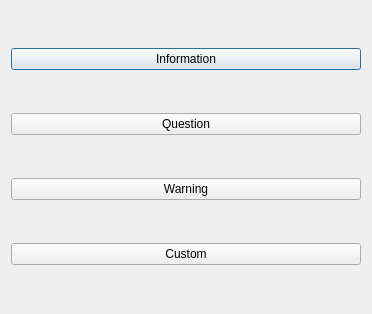
<?xml version="1.0" encoding="UTF-8"?>
<ui version="4.0">
 <class>Dialog</class>
 <widget class="QDialog" name="Dialog">
  <property name="geometry">
   <rect>
    <x>0</x>
    <y>0</y>
    <width>372</width>
    <height>314</height>
   </rect>
  </property>
  <property name="windowTitle">
   <string>Dialog</string>
  </property>
  <layout class="QVBoxLayout" name="verticalLayout">
   <item>
    <widget class="QPushButton" name="pushButton">
     <property name="text">
      <string>Information</string>
     </property>
    </widget>
   </item>
   <item>
    <widget class="QPushButton" name="pushButton_2">
     <property name="text">
      <string>Question</string>
     </property>
    </widget>
   </item>
   <item>
    <widget class="QPushButton" name="pushButton_3">
     <property name="text">
      <string>Warning</string>
     </property>
    </widget>
   </item>
   <item>
    <widget class="QPushButton" name="pushButton_4">
     <property name="text">
      <string>Custom</string>
     </property>
    </widget>
   </item>
  </layout>
 </widget>
 <layoutdefault spacing="6" margin="11"/>
 <resources/>
 <connections/>
</ui>
